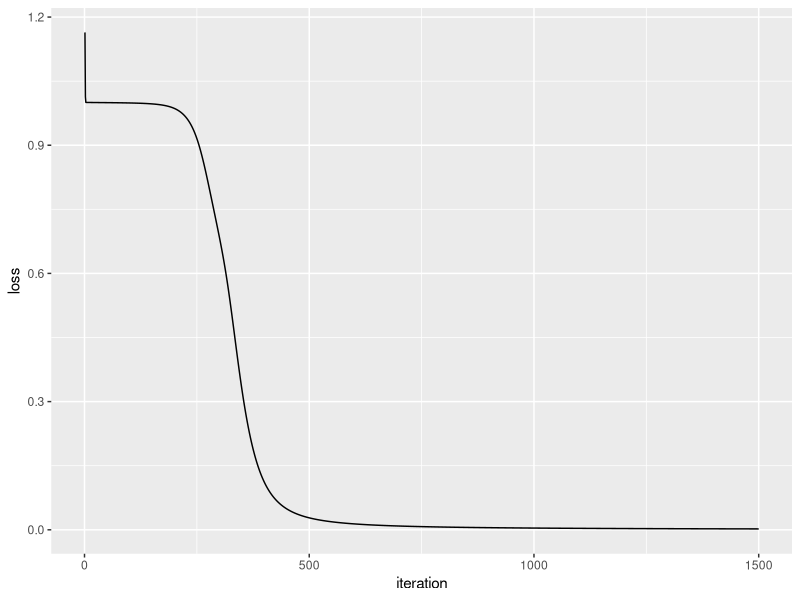

This figure's R source:
## ---- chunk 1
knitr::opts_chunk$set(echo = TRUE)
## ---- chunk 2
library(ggplot2)
## ---- chunk 3
X <- matrix(c(
  0,0,1,
  0,1,1,
  1,0,1,
  1,1,1
),
  ncol = 3,
  byrow = TRUE
)

# observed outcomes
y <- c(0, 1, 1, 0)

# print the data so we can take a quick look at it
cbind(X, y)
## ---- chunk 4
# generate a random value between 0 and 1 for each
# element in X.  This will be used as our initial weights
# for layer 1
rand_vector <- runif(ncol(X) * nrow(X))

# convert above vector into a matrix
rand_matrix <- matrix(
  rand_vector,
  nrow = ncol(X),
  ncol = nrow(X),
  byrow = TRUE
)

# this list stores the state of our neural net as it is trained
my_nn <- list(
  # predictor variables
  input = X,
  # weights for layer 1
  weights1 = rand_matrix,
  # weights for layer 2
  weights2 = matrix(runif(4), ncol = 1),
  # actual observed
  y = y,
  # stores the predicted outcome
  output = matrix(
    rep(0, times = 4),
    ncol = 1
  )
)
## ---- chunk 5
#' the activation function
sigmoid <- function(x) {
  1.0 / (1.0 + exp(-x))
}

#' the derivative of the activation function
sigmoid_derivative <- function(x) {
  x * (1.0 - x)
}
## ---- chunk 6
loss_function <- function(nn) {
  sum((nn$y - nn$output) ^ 2)
}
## ---- chunk 7
feedforward <- function(nn) {

  nn$layer1 <- sigmoid(nn$input %*% nn$weights1)
  nn$output <- sigmoid(nn$layer1 %*% nn$weights2)

  nn
}


## ---- chunk 8
backprop <- function(nn) {

  # application of the chain rule to find derivative of the loss function with 
  # respect to weights2 and weights1
  d_weights2 <- (
    t(nn$layer1) %*%
    # `2 * (nn$y - nn$output)` is the derivative of the sigmoid loss function
    (2 * (nn$y - nn$output) *
    sigmoid_derivative(nn$output))
  )

  d_weights1 <- ( 2 * (nn$y - nn$output) * sigmoid_derivative(nn$output)) %*% 
    t(nn$weights2)
  d_weights1 <- d_weights1 * sigmoid_derivative(nn$layer1)
  d_weights1 <- t(nn$input) %*% d_weights1
  
  # update the weights using the derivative (slope) of the loss function
  nn$weights1 <- nn$weights1 + d_weights1
  nn$weights2 <- nn$weights2 + d_weights2

  nn
}
## ---- chunk 9
# number of times to perform feedforward and backpropagation
n <- 1500

# data frame to store the results of the loss function.
# this data frame is used to produce the plot in the 
# next code chunk
loss_df <- data.frame(
  iteration = 1:n,
  loss = vector("numeric", length = n)
)

for (i in seq_len(1500)) {
  my_nn <- feedforward(my_nn)
  my_nn <- backprop(my_nn)

  # store the result of the loss function.  We will plot this later
  loss_df$loss[i] <- loss_function(my_nn)
}

# print the predicted outcome next to the actual outcome
data.frame(
  "Predicted" = round(my_nn$output, 3),
  "Actual" = y
)
## ---- chunk 10
# plot the cost

ggplot(data = loss_df, aes(x = iteration, y = loss)) +
  geom_line()
